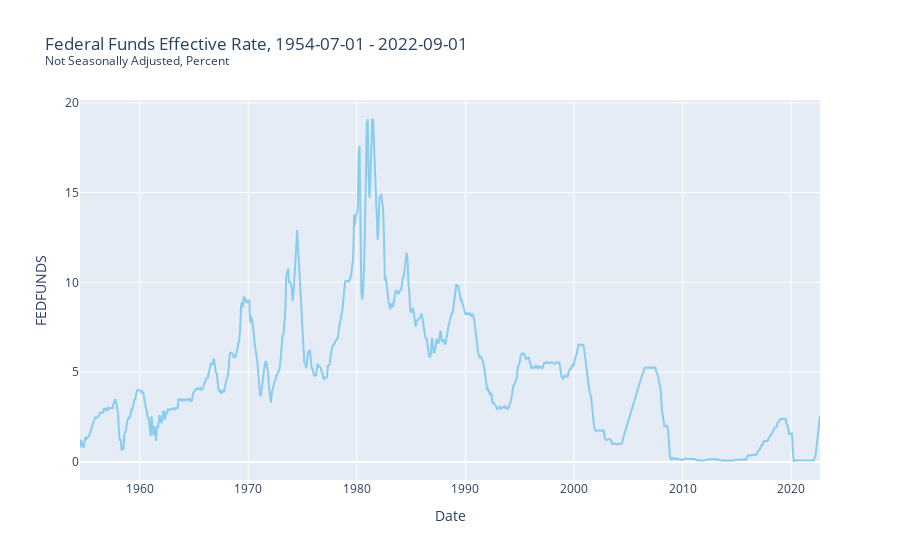

Notebook source saved alongside this figure:
### Code cell
rates_sc.FEDFUNDS.plot()

### Figure 1 — Plotly figure (JSON) as saved in the notebook; plotly's stock layout.template omitted (floating-point values rounded to 4 significant figures; data arrays with more than 128 entries replaced by an {"elided": "..."} marker saying what was removed)
{"data": [{"hovertemplate": "Series=FEDFUNDS<br>Date=%{x}<br>FEDFUNDS=%{y}<extra></extra>", "legendgroup": "FEDFUNDS", "line": {"color": "rgb(136, 204, 238)", "dash": "solid"}, "marker": {"symbol": "circle"}, "mode": "lines", "name": "FEDFUNDS", "orientation": "v", "showlegend": true, "type": "scatter", "x": {"elided": "819 str values"}, "xaxis": "x", "y": {"elided": "819 float values"}, "yaxis": "y"}], "layout": {"legend": {"title": {"text": "Series"}, "tracegroupgap": 0}, "showlegend": false, "title": {"text": "Federal Funds Effective Rate, 1954-07-01 - 2022-09-01<br><sup>Not Seasonally Adjusted, Percent</sup>"}, "xaxis": {"anchor": "y", "domain": [0, 1], "title": {"text": "Date"}}, "yaxis": {"anchor": "x", "domain": [0, 1], "title": {"text": "FEDFUNDS"}}}}
